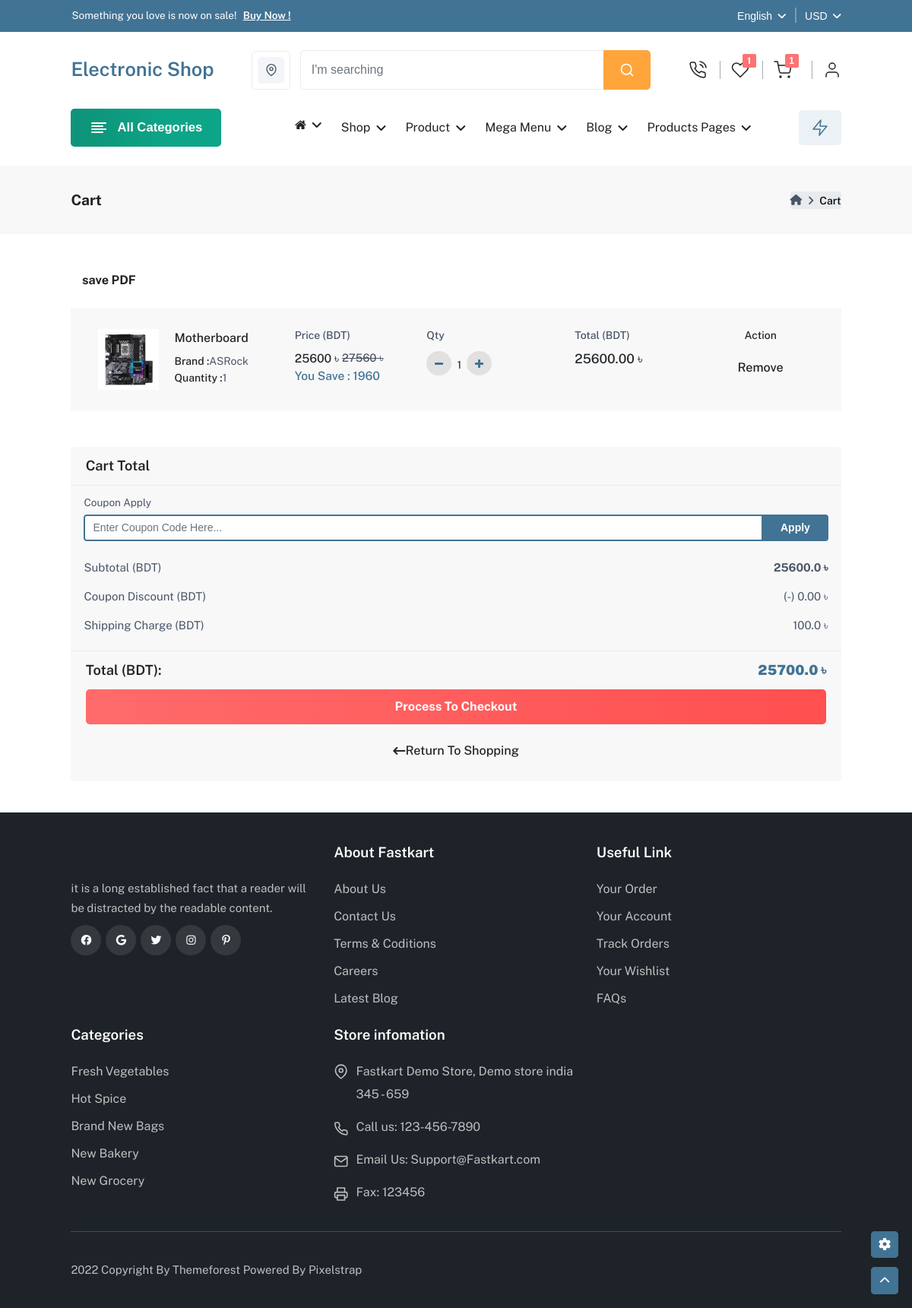
Screenshot of /Show_Cart/ (signed in) with the database file from the repository.
### Products/models.py (models this page shows, shortened)
class Cart(models.Model):
    creation_date = models.DateTimeField(auto_now_add=True)
    updated = models.DateTimeField(auto_now=True)
    user = models.ForeignKey(User, on_delete=models.CASCADE)
    products = models.ForeignKey(Products, on_delete=models.CASCADE)
    purchesed = models.BooleanField(default=False)
    quantity = models.PositiveIntegerField(default=1)
    total = models.FloatField(default=0.00)
    @property
    def total_price(self):
        total = self.quantity * self.products.Special_Price
        total_amount = format(total, '0.2f')
        return total_amount

class Products(models.Model):
    Category = models.ForeignKey(Categoriys, on_delete=models.CASCADE)
    Image = models.ImageField(default="ProductsImage/Catagory_Image/CatagoryDefultImage.png",
                              upload_to="ProductsImage/Laptop_Image")
    Image_1 = models.ImageField(default="ProductsImage/Catagory_Image/CatagoryDefultImage.png",
                                upload_to="ProductsImage/Laptop_Image")
    Image_2 = models.ImageField(default="ProductsImage/Catagory_Image/CatagoryDefultImage.png",
                                upload_to="ProductsImage/Laptop_Image")
    Product_Name = models.TextField(max_length=300, null=True, blank=True)
    Product_Model = models.TextField(max_length=300, null=True, blank=True)
    Product_Brand = models.ForeignKey(Brand, on_delete=models.CASCADE)
    Regular_Price = models.IntegerField(default=0)
    Special_Price = models.IntegerField(default=0)
    Warranty = models.CharField(max_length=50)
    Product_Details = models.TextField(max_length=1000)

class Categoriys(models.Model):
    Category_Image = models.ImageField(default="ProductsImage/Catagory_Image/CatagoryDefultImage.png",
                                       upload_to="ProductsImage/Catagory_Image")
    Category_Name = models.CharField(max_length=50, null=True, blank=True)

class Brand(models.Model):
    Brand_Name = models.CharField(max_length=50, null=True, blank=True)

### Products/views.py (the view)
# urls.py: path('Show_Cart/', Show_Cart, name='Show_Cart'),
def Show_Cart(request):
    user = request.user
    cat = Categoriys.objects.all()
    cart = Cart.objects.all()
    if user.is_authenticated:
        count = Cart.objects.filter(user=user).count()
        cat_prod = Cart.objects.filter(user=user)
        amount = 0.00
        shipping_amount = 100.00
        total_amount = 0.00
        save_money = 0.00
        cart_products = [p for p in Cart.objects.all() if p.user == user]
        if cart_products:
            for p in cart_products:
                temp_amount = (p.quantity * p.products.Special_Price)
                amount = amount + temp_amount
                total_amount = amount + shipping_amount
    if user.is_authenticated:
        count_wish = wishlist.objects.filter(user=user).count()
    return render(request, 'Products/Add_To_Cart/cart.html', locals())

### Products/templatetags/Save_Money.py (called while the page is built)
@register.simple_tag
def Save_Price(Regular_Price, Special_Price):
    save = Regular_Price - Special_Price
    return save

### templates/Products/Add_To_Cart/cart.html (shortened to what this page needs)
{% extends "base.html" %}
{% load static %}
{% load Save_Money %}
{% block body %}
    <section class="breadscrumb-section pt-0">
        <div class="container-fluid-lg">
            <div class="row">
                <div class="col-12">
                    <div class="breadscrumb-contain">
                        <h2>Cart</h2>
                        <nav>
                            <ol class="breadcrumb mb-0">
                                <li class="breadcrumb-item">
                                    <a href="{% url 'home' %}">
                                        <i class="fa-solid fa-house"></i>
                                    </a>
                                </li>
                                <li class="breadcrumb-item active" aria-current="page">Cart</li>
                            </ol>
                        </nav>
                    </div>
                </div>
            </div>
        </div>
    </section>
    <section class="cart-section section-b-space">
        <div class="container-fluid-lg">
            <div class="row g-sm-5 g-3">
                <div class="col-xxl-9">
                    <a href="{% url 'CartPDF' %}" class="btn btn-outline-success font-weight-bold mb-3 p-2" style="width:100px; height:40px;">save PDF</a>
                    <div class="cart-table">
                        <div class="table-responsive-xl">
                            <table class="table">
                                <tbody>
                                {% for cat_prod in cat_prod %}
                                    <tr class="product-box-contain">
                                        <td class="product-detail">
                                            <div class="product border-0">
                                                <a href="product-left-thumbnail.html" class="product-image">
                                                    <img src="{{cat_prod.products.Image.url}}"
                                                        class="img-fluid blur-up lazyload" alt="">
                                                </a>
                                                <div class="product-detail">
                                                    <ul>
                                                        <li class="name">
                                                            <a href="product-left-thumbnail.html">{{cat_prod.products.Category.Category_Name}}</a>
                                                        </li>
                                                        <li class="text-content"><span class="text-title">Brand : </span>{{cat_prod.products.Product_Brand.Brand_Name}}</li>
                                                        <li class="text-content"><span
                                                                class="text-title">Quantity : </span>{{cat_prod.quantity}}</li>
                                                    </ul>
                                                </div>
                                            </div>
                                        </td>
                                        <td class="price">
                                            <h4 class="table-title text-content">Price (BDT)</h4>
                                            <h5>{{cat_prod.products.Special_Price}} ৳<del class="text-content">{{cat_prod.products.Regular_Price}} ৳</del></h5>
                                            <h6 class="theme-color" id="save">You Save : {% Save_Price cat_prod.products.Regular_Price cat_prod.products.Special_Price %}</h6>
                                        </td>
                                        <td class="quantity">
                                            <h4 class="table-title text-content">Qty</h4>
                                            <div class="quantity-price">
                                                <div class="cart_qty">
                                                    <div class="input-group">
                                                        <button type="button" class="btn qty-left-minus"
                                                            data-type="minus" data-field="">
                                                            <a class="minus-cart" data-id="{{cat_prod.products.id}}"><i class="fa fa-minus ms-0" aria-hidden="true"></i></a>
                                                        </button>
                                                        <span class="m-2" id ="quantity{{cat_prod.products.id}}">{{cat_prod.quantity}}</span>
                                                        <button type="button" class="btn qty-right-plus"
                                                            data-type="plus" data-field="">
                                                            <a class="plus-cart" data-id="{{cat_prod.products.id}}"><i class="fa fa-plus ms-0" aria-hidden="true"></i></a>
                                                        </button>
                                                    </div>
                                                </div>
                                            </div>
                                        </td>
                                        <td class="subtotal">
                                            <h4 class="table-title text-content">Total (BDT)</h4>
                                            <h5 id="pro_total_price{{cat_prod.products.id}}">{{cat_prod.total_price}} ৳</h5>
                                        </td>
                                        <td class="save-remove">
                                            <h4 class="table-title text-center">Action</h4>
                                            <a class="btn btn-danger remove-cart" data-id="{{cat_prod.products.id}}">Remove</a>
                                        </td>
                                    </tr>
                                {% endfor %}
                                </tbody>
                            </table>
                        </div>
                    </div>
                </div>
                <div class="col-xxl-3">
                    <div class="summery-box p-sticky">
                        <div class="summery-header">
                            <h3>Cart Total</h3>
                        </div>
                        <div class="summery-contain">
                            <div class="coupon-cart">
                                <h6 class="text-content mb-2">Coupon Apply</h6>
                                <div class="mb-3 coupon-box input-group">
                                    <input type="email" class="form-control" id="exampleFormControlInput1"
                                        placeholder="Enter Coupon Code Here...">
                                    <button class="btn-apply">Apply</button>
                                </div>
                            </div>
                            <ul>
                                <li>
                                    <h4>Subtotal (BDT)</h4>
                                    <h4 class="price"><strong id="amount">{{amount}} ৳</strong></h4>
                                </li>
                                <li>
                                    <h4>Coupon Discount (BDT)</h4>
                                    <h4 class="price">(-) 0.00 ৳</h4>
                                </li>
                                <li class="align-items-start">
                                    <h4>Shipping Charge (BDT)</h4>
                                    <h4 class="price text-end">{{shipping_amount}} ৳</h4>
                                </li>
                            </ul>
                        </div>
                        <ul class="summery-total">
                            <li class="list-total border-top-0">
                                <h4>Total (BDT):</h4>
                                <h4 class="price theme-color"><strong id="total_amount">{{total_amount}} ৳</strong></h4>
                            </li>
                        </ul>
                        <div class="button-group cart-button">
                            <ul>
                                <li>
                                    <a href="{% url 'payment' %}" class="btn btn-animation proceed-btn fw-bold">Process To Checkout</a>
                                </li>
                                <li>
                                    <a href="{% url 'home' %}" class="btn btn-light shopping-button text-dark">
                                        <i class="fa-solid fa-arrow-left-long"></i>Return To Shopping</a>
                                </li>
                            </ul>
                        </div>
                    </div>
                </div>
            </div>
        </div>
    </section>
    <div class="theme-option">
        <div class="setting-box">
            <button class="btn setting-button">
            </button>
        </div>
        <div class="back-to-top">
            <a id="back-to-top" href="#">
            </a>
        </div>
    </div>
{% endblock body %}

### rows the page displays
Cart: products.Image (picture), products.Category.Category_Name "Motherboard", products.Product_Brand.Brand_Name "ASRock", quantity "1", products.Special_Price "25600", products.Regular_Price "27560", products.Special_Price "1960", total_price "25600.00"

### other values shown
{{ count_wish }} "1"
{{ count }} "1"
{{ amount }} "25600.0"
{{ shipping_amount }} "100.0"
{{ total_amount }} "25700.0"
